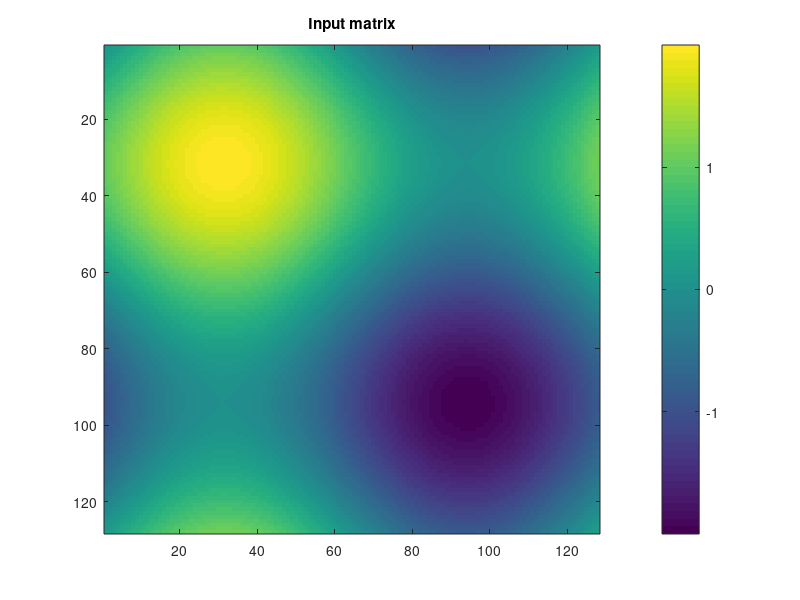

Source code (MATLAB): (Note: this script raises an error after producing the figure.)
% Example: How to use autocorr_stat

% Add path with functions to searchpath
addpath(fullfile('.', '..'));

% Initialize input matrix

sz = 128;   % Input matrix size

[X, Y]  = meshgrid(1:sz);
Z       = sin(0.05 * X) + sin(0.05 * Y);    % 2D sine function

% Show image of the input matrix

figure
image(Z, 'CDataMapping', 'scaled')
colorbar
title('Input matrix')

% Calculate the 2D auto-correlation

tic
ACF = autocorr_stat(Z);
toc

% Show image of the auto-correlation

figure
image(ACF, 'CDataMapping', 'scaled')
colorbar
title('2D auto-correlation')